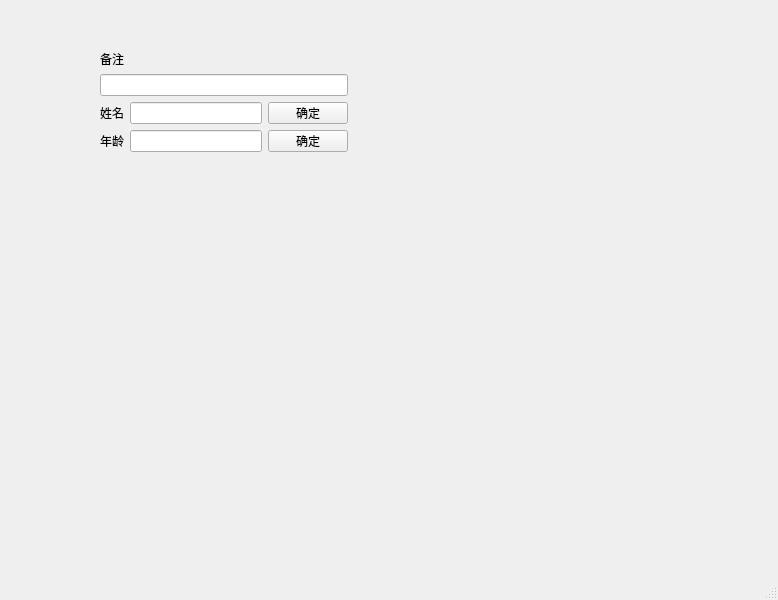
<?xml version="1.0" encoding="UTF-8"?>
<ui version="4.0">
 <class>MainWindow</class>
 <widget class="QMainWindow" name="MainWindow">
  <property name="geometry">
   <rect>
    <x>0</x>
    <y>0</y>
    <width>778</width>
    <height>600</height>
   </rect>
  </property>
  <property name="windowTitle">
   <string>MainWindow</string>
  </property>
  <widget class="QWidget" name="centralwidget">
   <widget class="QWidget" name="">
    <property name="geometry">
     <rect>
      <x>100</x>
      <y>50</y>
      <width>248</width>
      <height>102</height>
     </rect>
    </property>
    <layout class="QVBoxLayout" name="verticalLayout">
     <item>
      <widget class="QLabel" name="label">
       <property name="text">
        <string>备注</string>
       </property>
      </widget>
     </item>
     <item>
      <widget class="QLineEdit" name="lineEdit"/>
     </item>
     <item>
      <layout class="QHBoxLayout" name="horizontalLayout_2">
       <item>
        <widget class="QLabel" name="label_2">
         <property name="text">
          <string>姓名</string>
         </property>
        </widget>
       </item>
       <item>
        <widget class="QLineEdit" name="lineEdit_2"/>
       </item>
       <item>
        <widget class="QPushButton" name="pushButton">
         <property name="text">
          <string>确定</string>
         </property>
        </widget>
       </item>
      </layout>
     </item>
     <item>
      <layout class="QHBoxLayout" name="horizontalLayout">
       <item>
        <widget class="QLabel" name="label_3">
         <property name="text">
          <string>年龄</string>
         </property>
        </widget>
       </item>
       <item>
        <widget class="QLineEdit" name="lineEdit_3"/>
       </item>
       <item>
        <widget class="QPushButton" name="pushButton_2">
         <property name="text">
          <string>确定</string>
         </property>
        </widget>
       </item>
      </layout>
     </item>
    </layout>
   </widget>
  </widget>
  <widget class="QMenuBar" name="menubar">
   <property name="geometry">
    <rect>
     <x>0</x>
     <y>0</y>
     <width>778</width>
     <height>23</height>
    </rect>
   </property>
  </widget>
  <widget class="QStatusBar" name="statusbar"/>
 </widget>
 <resources/>
 <connections/>
</ui>
